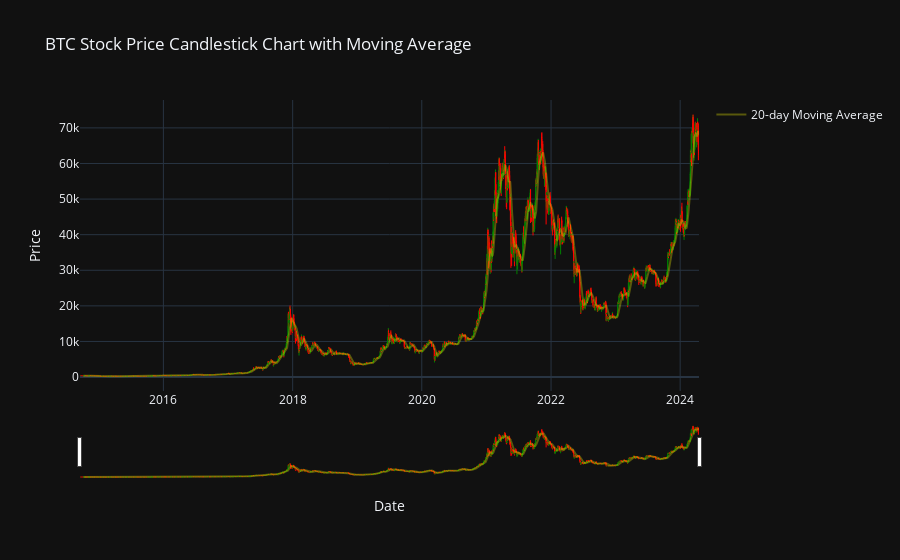

The notebook cell this image was saved under:
### Code cell
data['20-day MA'] = data['Close'].rolling(window=20).mean()

fig = go.Figure(data=[go.Candlestick(
    x=data['Date'],
    open=data['Open'],
    high=data['High'],
    low=data['Low'],
    close=data['Close'],
    name="Candlesticks",
    increasing_line_color='green',
    decreasing_line_color='red',
    line=dict(width=1),
    showlegend=False
)])

fig.add_trace(go.Scatter(x=data['Date'], y=data['20-day MA'], mode='lines', name='20-day Moving Average', line=dict(color='rgba(255, 255, 0, 0.3)')))

fig.update_layout(
    title="BTC Stock Price Candlestick Chart with Moving Average",
    xaxis_title="Date",
    yaxis_title="Price",
    template="plotly_dark",
)

fig.show()

### Figure 1 — Plotly figure (JSON) as saved in the notebook; plotly's stock layout.template omitted (floating-point values rounded to 4 significant figures; data arrays with more than 128 entries replaced by an {"elided": "..."} marker saying what was removed)
{"data": [{"close": {"elided": "3500 float values"}, "decreasing": {"line": {"color": "red"}}, "high": {"elided": "3500 float values"}, "increasing": {"line": {"color": "green"}}, "line": {"width": 1}, "low": {"elided": "3500 float values"}, "name": "Candlesticks", "open": {"elided": "3500 float values"}, "showlegend": false, "type": "candlestick", "x": {"elided": "3500 str values"}}, {"line": {"color": "rgba(255, 255, 0, 0.3)"}, "mode": "lines", "name": "20-day Moving Average", "type": "scatter", "x": {"elided": "3500 str values"}, "y": {"elided": "3500 float values"}}], "layout": {"title": {"text": "BTC Stock Price Candlestick Chart with Moving Average"}, "xaxis": {"title": {"text": "Date"}}, "yaxis": {"title": {"text": "Price"}}}}
